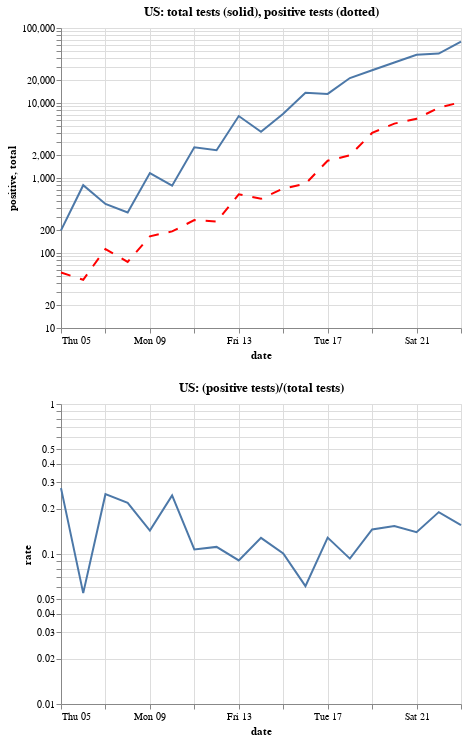

This figure's notebook cell:
### Code cell
positive = alt.Chart().mark_line(color="red", strokeDash=[10,10]).encode(
    alt.X('date'),
    alt.Y('positive', scale=alt.Scale(type='log')),
)

total = alt.Chart().mark_line().encode(
    alt.X('date'),
    alt.Y('total', scale=alt.Scale(type='log')),
)

rate = alt.Chart(us_totals, title="US: (positive tests)/(total tests)",).mark_line().encode(
    alt.X('date'),
    alt.Y('rate', scale=alt.Scale(type='log')),
)

alt.vconcat(alt.layer(positive, total, data=us_totals, title="US: total tests (solid), positive tests (dotted)"), 
            rate)

### Figure 1 — Vega-Lite specification as saved in the notebook (floating-point values rounded to 4 significant figures)
{"config": {"view": {"continuousWidth": 400, "continuousHeight": 300}}, "vconcat": [{"layer": [{"mark": {"type": "line", "color": "red", "strokeDash": [10, 10]}, "encoding": {"x": {"type": "temporal", "field": "date"}, "y": {"type": "quantitative", "field": "positive", "scale": {"type": "log"}}}}, {"mark": "line", "encoding": {"x": {"type": "temporal", "field": "date"}, "y": {"type": "quantitative", "field": "total", "scale": {"type": "log"}}}}], "title": "US: total tests (solid), positive tests (dotted)"}, {"mark": "line", "encoding": {"x": {"type": "temporal", "field": "date"}, "y": {"type": "quantitative", "field": "rate", "scale": {"type": "log"}}}, "title": "US: (positive tests)/(total tests)"}], "data": {"name": "data-8bb35f554b756f931e34eff085bf2269"}, "$schema": "https://vega.github.io/schema/vega-lite/v4.0.2.json", "datasets": {"data-8bb35f554b756f931e34eff085bf2269": [{"date": "2020-03-05T00:00:00", "positive": 55.0, "total": 200.0, "rate": 0.275}, {"date": "2020-03-06T00:00:00", "positive": 44.0, "total": 802.0, "rate": 0.05486}, {"date": "2020-03-07T00:00:00", "positive": 113.0, "total": 451.0, "rate": 0.2506}, {"date": "2020-03-08T00:00:00", "positive": 76.0, "total": 347.0, "rate": 0.219}, {"date": "2020-03-09T00:00:00", "positive": 167.0, "total": 1165.0, "rate": 0.1433}, {"date": "2020-03-10T00:00:00", "positive": 194.0, "total": 790.0, "rate": 0.2456}, {"date": "2020-03-11T00:00:00", "positive": 275.0, "total": 2563.0, "rate": 0.1073}, {"date": "2020-03-12T00:00:00", "positive": 262.0, "total": 2349.0, "rate": 0.1115}, {"date": "2020-03-13T00:00:00", "positive": 607.0, "total": 6699.0, "rate": 0.09061}, {"date": "2020-03-14T00:00:00", "positive": 528.0, "total": 4124.0, "rate": 0.128}, {"date": "2020-03-15T00:00:00", "positive": 723.0, "total": 7174.0, "rate": 0.1008}, {"date": "2020-03-16T00:00:00", "positive": 837.0, "total": 13710.0, "rate": 0.06105}, {"date": "2020-03-17T00:00:00", "positive": 1701.0, "total": 13220.0, "rate": 0.1286}, {"date": "2020-03-18T00:00:00", "positive": 2005.0, "total": 21520.0, "rate": 0.09317}, {"date": "2020-03-19T00:00:00", "positive": 3987.0, "total": 27360.0, "rate": 0.1458}, {"date": "2020-03-20T00:00:00", "positive": 5313.0, "total": 34640.0, "rate": 0.1534}, {"date": "2020-03-21T00:00:00", "positive": 6161.0, "total": 44040.0, "rate": 0.1399}, {"date": "2020-03-22T00:00:00", "positive": 8673.0, "total": 45600.0, "rate": 0.1902}, {"date": "2020-03-23T00:00:00", "positive": 10260.0, "total": 65790.0, "rate": 0.156}]}}
